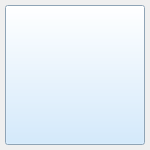
<?xml version="1.0" encoding="UTF-8"?>
<ui version="4.0">
 <class>CommunicationBtn</class>
 <widget class="QWidget" name="CommunicationBtn">
  <property name="geometry">
   <rect>
    <x>0</x>
    <y>0</y>
    <width>150</width>
    <height>150</height>
   </rect>
  </property>
  <property name="windowTitle">
   <string>CommunicationBtn</string>
  </property>
  <property name="styleSheet">
   <string notr="true"/>
  </property>
  <layout class="QGridLayout" name="gridLayout">
   <property name="leftMargin">
    <number>5</number>
   </property>
   <property name="topMargin">
    <number>5</number>
   </property>
   <property name="rightMargin">
    <number>5</number>
   </property>
   <property name="bottomMargin">
    <number>5</number>
   </property>
   <property name="spacing">
    <number>0</number>
   </property>
   <item row="0" column="0">
    <widget class="QPushButton" name="Add">
     <property name="minimumSize">
      <size>
       <width>0</width>
       <height>0</height>
      </size>
     </property>
     <property name="maximumSize">
      <size>
       <width>999999</width>
       <height>999999</height>
      </size>
     </property>
     <property name="font">
      <font>
       <family>Arial</family>
       <pointsize>11</pointsize>
       <weight>75</weight>
       <italic>false</italic>
       <bold>true</bold>
       <underline>false</underline>
       <strikeout>false</strikeout>
      </font>
     </property>
     <property name="cursor">
      <cursorShape>PointingHandCursor</cursorShape>
     </property>
     <property name="styleSheet">
      <string notr="true">background-color: rgb(200, 230, 255);
color: rgb(100, 170, 255);
</string>
     </property>
     <property name="text">
      <string/>
     </property>
     <property name="icon">
      <iconset>
       <normaloff>myfile/images/ADD.png</normaloff>myfile/images/ADD.png</iconset>
     </property>
     <property name="iconSize">
      <size>
       <width>60</width>
       <height>60</height>
      </size>
     </property>
    </widget>
   </item>
  </layout>
 </widget>
 <layoutdefault spacing="6" margin="11"/>
 <resources/>
 <connections/>
</ui>
